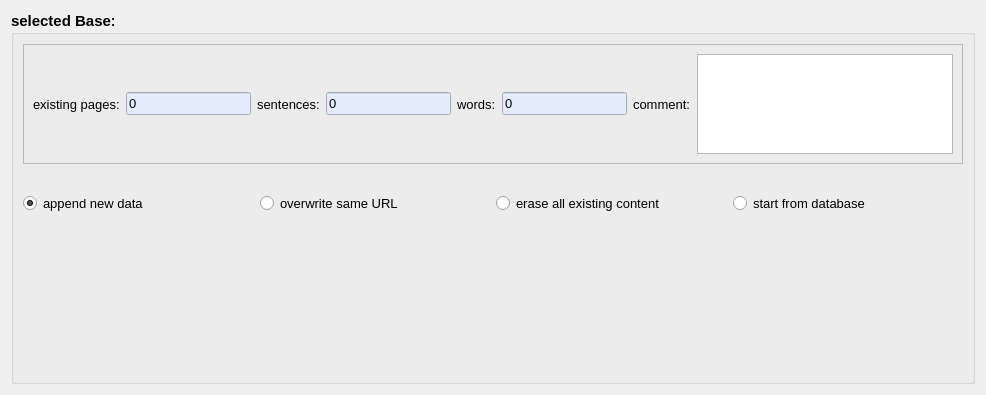
  <widget class="QWizardPage" name="wizardPage1">
   <property name="autoFillBackground">
    <bool>false</bool>
   </property>
   <property name="styleSheet">
    <string notr="true"/>
   </property>
   <property name="title">
    <string>&lt;img src=&quot;:/images/images/database.png&quot; /&gt; &amp;nbsp; 1/5: Where to put the collected pages?</string>
   </property>
   <property name="subTitle">
    <string>The data base that will be used for this crawl...</string>
   </property>
   <attribute name="pageId">
    <string notr="true">1</string>
   </attribute>
   <layout class="QGridLayout" name="gridLayout_10">
    <item row="0" column="0" colspan="2">
     <layout class="QGridLayout" name="gridLayout_9">
      <item row="0" column="0">
       <widget class="QGroupBox" name="selectedBaseGroupBox">
        <property name="font">
         <font>
          <pointsize>11</pointsize>
          <weight>75</weight>
          <bold>true</bold>
         </font>
        </property>
        <property name="title">
         <string>selected Base:</string>
        </property>
        <layout class="QGridLayout" name="gridLayout_2">
         <item row="0" column="0">
          <widget class="QFrame" name="baseInfoFrame">
           <property name="frameShape">
            <enum>QFrame::StyledPanel</enum>
           </property>
           <property name="frameShadow">
            <enum>QFrame::Raised</enum>
           </property>
           <layout class="QGridLayout" name="gridLayout_4">
            <item row="0" column="0">
             <layout class="QGridLayout" name="gridLayout_61">
              <item row="0" column="2">
               <widget class="QLabel" name="sentencesLabel">
                <property name="font">
                 <font>
                  <pointsize>10</pointsize>
                  <weight>50</weight>
                  <bold>false</bold>
                 </font>
                </property>
                <property name="text">
                 <string>sentences:</string>
                </property>
                <property name="wordWrap">
                 <bool>false</bool>
                </property>
                <property name="buddy">
                 <cstring>nbsentences</cstring>
                </property>
               </widget>
              </item>
              <item row="0" column="7">
               <widget class="QLabel" name="currentURLLabel_8">
                <property name="font">
                 <font>
                  <pointsize>10</pointsize>
                  <weight>50</weight>
                  <bold>false</bold>
                 </font>
                </property>
                <property name="text">
                 <string>comment:</string>
                </property>
                <property name="wordWrap">
                 <bool>false</bool>
                </property>
                <property name="buddy">
                 <cstring>comments</cstring>
                </property>
               </widget>
              </item>
              <item row="0" column="3">
               <widget class="QLineEdit" name="nbsentences">
                <property name="font">
                 <font>
                  <pointsize>10</pointsize>
                  <weight>50</weight>
                  <bold>false</bold>
                 </font>
                </property>
                <property name="styleSheet">
                 <string notr="true">background-color:#e5edfd;</string>
                </property>
                <property name="text">
                 <string>0</string>
                </property>
                <property name="readOnly">
                 <bool>true</bool>
                </property>
               </widget>
              </item>
              <item row="0" column="4">
               <widget class="QLabel" name="wordsLabel">
                <property name="font">
                 <font>
                  <pointsize>10</pointsize>
                  <weight>50</weight>
                  <bold>false</bold>
                 </font>
                </property>
                <property name="text">
                 <string>words:</string>
                </property>
                <property name="wordWrap">
                 <bool>false</bool>
                </property>
                <property name="buddy">
                 <cstring>nbwords</cstring>
                </property>
               </widget>
              </item>
              <item row="0" column="1">
               <widget class="QLineEdit" name="nbpages">
                <property name="font">
                 <font>
                  <pointsize>10</pointsize>
                  <weight>50</weight>
                  <bold>false</bold>
                 </font>
                </property>
                <property name="styleSheet">
                 <string notr="true">background-color:#e5edfd;</string>
                </property>
                <property name="text">
                 <string>0</string>
                </property>
                <property name="readOnly">
                 <bool>true</bool>
                </property>
               </widget>
              </item>
              <item row="0" column="0">
               <widget class="QLabel" name="currentURLLabel_6">
                <property name="font">
                 <font>
                  <pointsize>10</pointsize>
                  <weight>50</weight>
                  <bold>false</bold>
                 </font>
                </property>
                <property name="text">
                 <string>existing pages:</string>
                </property>
                <property name="wordWrap">
                 <bool>false</bool>
                </property>
                <property name="buddy">
                 <cstring>nbpages</cstring>
                </property>
               </widget>
              </item>
              <item row="0" column="5">
               <widget class="QLineEdit" name="nbwords">
                <property name="font">
                 <font>
                  <pointsize>10</pointsize>
                  <weight>50</weight>
                  <bold>false</bold>
                 </font>
                </property>
                <property name="styleSheet">
                 <string notr="true">background-color:#e5edfd;</string>
                </property>
                <property name="text">
                 <string>0</string>
                </property>
                <property name="readOnly">
                 <bool>true</bool>
                </property>
               </widget>
              </item>
              <item row="0" column="8">
               <widget class="QPlainTextEdit" name="comments">
                <property name="sizePolicy">
                 <sizepolicy hsizetype="Expanding" vsizetype="Preferred">
                  <horstretch>0</horstretch>
                  <verstretch>0</verstretch>
                 </sizepolicy>
                </property>
                <property name="maximumSize">
                 <size>
                  <width>16777215</width>
                  <height>100</height>
                 </size>
                </property>
                <property name="baseSize">
                 <size>
                  <width>0</width>
                  <height>80</height>
                 </size>
                </property>
                <property name="font">
                 <font>
                  <pointsize>8</pointsize>
                 </font>
                </property>
                <property name="readOnly">
                 <bool>true</bool>
                </property>
               </widget>
              </item>
             </layout>
            </item>
           </layout>
          </widget>
         </item>
         <item row="3" column="0">
          <spacer name="verticalSpacer">
           <property name="orientation">
            <enum>Qt::Vertical</enum>
           </property>
           <property name="sizeHint" stdset="0">
            <size>
             <width>724</width>
             <height>158</height>
            </size>
           </property>
          </spacer>
         </item>
         <item row="1" column="0">
          <spacer name="verticalSpacer_2">
           <property name="orientation">
            <enum>Qt::Vertical</enum>
           </property>
           <property name="sizeHint" stdset="0">
            <size>
             <width>724</width>
             <height>23</height>
            </size>
           </property>
          </spacer>
         </item>
         <item row="2" column="0">
          <layout class="QHBoxLayout" name="horizontalLayout">
           <item>
            <widget class="QRadioButton" name="dataAppend">
             <property name="font">
              <font>
               <pointsize>10</pointsize>
               <weight>50</weight>
               <bold>false</bold>
              </font>
             </property>
             <property name="layoutDirection">
              <enum>Qt::LeftToRight</enum>
             </property>
             <property name="text">
              <string>append new data</string>
             </property>
             <property name="icon">
              <iconset resource="groressources.qrc">
               <normaloff>:/images/images/add.png</normaloff>:/images/images/add.png</iconset>
             </property>
             <property name="checked">
              <bool>true</bool>
             </property>
            </widget>
           </item>
           <item>
            <widget class="QRadioButton" name="dataOverwrite">
             <property name="font">
              <font>
               <pointsize>10</pointsize>
               <weight>50</weight>
               <bold>false</bold>
              </font>
             </property>
             <property name="layoutDirection">
              <enum>Qt::LeftToRight</enum>
             </property>
             <property name="text">
              <string>overwrite same URL</string>
             </property>
             <property name="icon">
              <iconset resource="groressources.qrc">
               <normaloff>:/images/images/replace.png</normaloff>:/images/images/replace.png</iconset>
             </property>
            </widget>
           </item>
           <item>
            <widget class="QRadioButton" name="dataErase">
             <property name="font">
              <font>
               <pointsize>10</pointsize>
               <weight>50</weight>
               <bold>false</bold>
              </font>
             </property>
             <property name="layoutDirection">
              <enum>Qt::LeftToRight</enum>
             </property>
             <property name="text">
              <string>erase all existing content</string>
             </property>
             <property name="icon">
              <iconset resource="groressources.qrc">
               <normaloff>:/images/images/delete.png</normaloff>:/images/images/delete.png</iconset>
             </property>
            </widget>
           </item>
           <item>
            <widget class="QRadioButton" name="fromdatabase">
             <property name="font">
              <font>
               <pointsize>10</pointsize>
               <weight>50</weight>
               <bold>false</bold>
              </font>
             </property>
             <property name="layoutDirection">
              <enum>Qt::LeftToRight</enum>
             </property>
             <property name="text">
              <string>start from database</string>
             </property>
             <property name="icon">
              <iconset resource="groressources.qrc">
               <normaloff>:/images/images/database.png</normaloff>:/images/images/database.png</iconset>
             </property>
            </widget>
           </item>
          </layout>
         </item>
        </layout>
       </widget>
      </item>
     </layout>
    </item>
   </layout>
  </widget>
